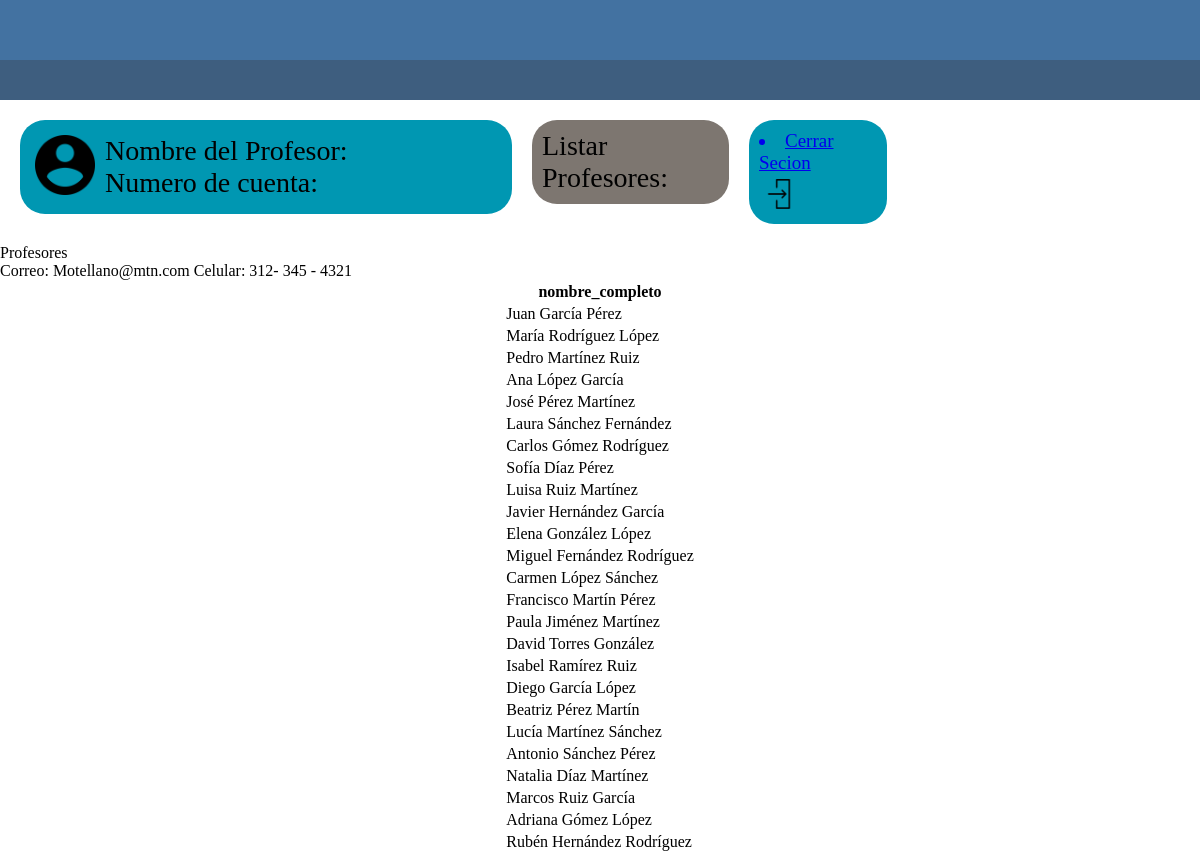
Screenshot of /Pagina_Maestro_prototipo1/Profesor_Listar_Profesores_1.php with the database file from the repository.
### tables this page shows
CREATE TABLE profesores(
    matricula_profesor INT (8) PRIMARY KEY,
    contraseña VARCHAR (30),
    nombre_completo VARCHAR (100),
    correo VARCHAR (50),
    FOREIGN KEY (correo) REFERENCES login(correo)
);

### Pagina_Maestro_prototipo1/Conexion.php (called while the page is built, shortened)
<?php
   class Conexion{
    private $host = 'localhost';
    private $usuario= 'root';
    private $password = '';
    private $base = 'hanabi';
    public $sentencia;
    private $conexion;
    private function abrir_conexion(){
      $this->conexion = new mysqli($this->host,$this->usuario,$this->password,$this->base);
    }
    public function obtener_sentencia(){
      $result = $this->conexion->query($this->sentencia);
      return $result;
    }
  }
?>

### Pagina_Maestro_prototipo1/Contacto.php (called while the page is built, shortened)
<?php
   include ("Conexion.php");
   Class Contacto extends conexion{
      public function Listar_Profesores(){
         $this->sentencia = "SELECT nombre_completo FROM profesores;";
         $resultado = $this->obtener_sentencia();
         return $resultado;
      }
   }
?>

### Pagina_Maestro_prototipo1/Profesor_Listar_Profesores_1.php (the view, shortened to what this page needs)
<!DOCTYPE html>
<head>
	<tie></title>
	<link rel="stylesheet" type="text/css" href="Listar_Alumnos_Profesor.css">
</head>
<body>
    <div id="total">
    <div id="Prinsipal">
    	<div id="Color_arriba0"></div>
	    <div id="Color_arriba1"></div>
    	<header id="cabeza">
    		<article id="Info_usuario">
                <input id="Imagen0" type="image" src="icon_usuario.PNG" alt="Enviar" width="60px" height="60px">
                <div id="Info_usuario1">
            	    <p>Nombre del Profesor:</p>
                    <p>Numero de cuenta:</p>
               </div>
            </article>
            <article id="Info_ListAlumn">
            	<div>
            		Listar Profesores:
            	</div>
            </article>
            <article id="cerrar_secion0">
            	<a href="?opc=cerrar_secion"> <li>Cerrar Secion</li> </a>
                <input id="Imagen0" type="image" src="Icon_salir.PNG" alt="Enviar" width="30px" height="30px">
            </article>
    	</header>
    	<section>
    		<article id="Acciones">
    			<div id="Tabla0">
    				<header id="Titulo_Tabla">
    					<p>Profesores</p>
    				</header>
                    <section>
                    <?php
                        require_once("Contacto.php");
                            $obj = new contacto();
                            $resultado = $obj->Listar_Profesores();
                            echo "<table>";
                            echo "<tr>";
                            echo "<th>nombre_completo</th>";
                            echo "</tr>";
                            while ($Profesor = $resultado->fetch_assoc()) {
                                echo "<tr>";
                                echo "<td>".$Profesor["nombre_completo"]."</td>";
                                echo "</tr>";
                            }
                    ?>
                    </section>
    			</div>
    		</article>
    	</section>
    	<footer id="Pie_Pagina"> <p>Correo: Motellano@mtn.com             Celular: 312- 345 - 4321</p> </footer>
    </div>
    </div>
</body>
</html>

### Pagina_Maestro_prototipo1/Listar_Alumnos_Profesor.css (style rules this page uses)
@media (min-width: 1200px) { * { margin: auto; padding: auto; } }
@media (min-width: 1200px) { #Color_arriba0 { background: #4372A1; padding: 30px; } }
@media (min-width: 1200px) { #Color_arriba1 { background: #3E5E7F; padding: 20px; } }
@media (min-width: 1200px) { #cabeza { margin: 0 auto; padding: 10px; display: flex; align-items: stretch; } }
@media (min-width: 1200px) { #Info_usuario { background: #0097B2; width: 40%; padding: 10px; margin: 10px; height: 10%; border-radius: 25px; font-size: 28px; float: left; } }
@media (min-width: 1200px) { #Info_ListAlumn { background: #7D7670; width: 15%; padding: 10px; margin: 10px; height: 10%; border-radius: 25px; display: inline-table; font-size: 28px; float: center; } }
@media (min-width: 1200px) { #cerrar_secion0 { background: #0097B2; width: 10%; padding: 10px; margin: 10px; height: 10%; border-radius: 25px; display: inline-table; float: right; font-size: 19px; } }
@media (min-width: 1200px) { #Imagen0 { float: inline-start; margin: 5px; } }
@media (min-width: 1200px) { #Info_usuario1 { float: inline-start; margin: 5px; } }

### rows the page displays
profesores: nombre_completo "Juan García Pérez"
profesores: nombre_completo "María Rodríguez López"
profesores: nombre_completo "Pedro Martínez Ruiz"
profesores: nombre_completo "Ana López García"
profesores: nombre_completo "José Pérez Martínez"
profesores: nombre_completo "Laura Sánchez Fernández"
profesores: nombre_completo "Carlos Gómez Rodríguez"
profesores: nombre_completo "Sofía Díaz Pérez"
profesores: nombre_completo "Luisa Ruiz Martínez"
profesores: nombre_completo "Javier Hernández García"
profesores: nombre_completo "Elena González López"
profesores: nombre_completo "Miguel Fernández Rodríguez"
profesores: nombre_completo "Carmen López Sánchez"
profesores: nombre_completo "Francisco Martín Pérez"
profesores: nombre_completo "Paula Jiménez Martínez"
profesores: nombre_completo "David Torres González"
profesores: nombre_completo "Isabel Ramírez Ruiz"
profesores: nombre_completo "Diego García López"
profesores: nombre_completo "Beatriz Pérez Martín"
profesores: nombre_completo "Lucía Martínez Sánchez"
profesores: nombre_completo "Antonio Sánchez Pérez"
profesores: nombre_completo "Natalia Díaz Martínez"
profesores: nombre_completo "Marcos Ruiz García"
profesores: nombre_completo "Adriana Gómez López"
profesores: nombre_completo "Rubén Hernández Rodríguez"
